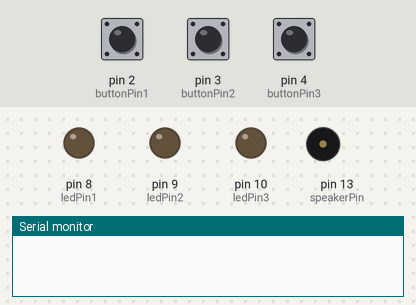
Simulated run of this sketch. Board: Arduino Uno, built with avr-gcc and run on an emulated ATmega328P. On the bench: output pins drawn as LEDs (lit = HIGH), buzzer (waves = sounding), the last lines printed to the serial monitor. The test bench sets the inputs (shaded band); at power-on: pin 2 (buttonPin1) LOW, pin 3 (buttonPin2) LOW, pin 4 (buttonPin3) LOW.

Above: at 1.2 s.
1.3 s: pin 2 (buttonPin1) pulled HIGH for 0.15 s
At 2.8 s:
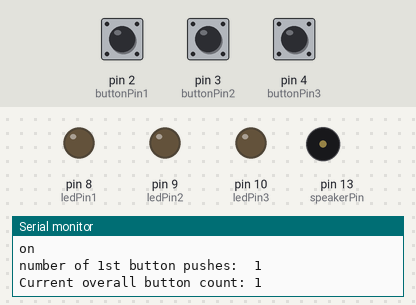
3.1 s: pin 3 (buttonPin2) pulled HIGH for 0.15 s
At 3.32 s:
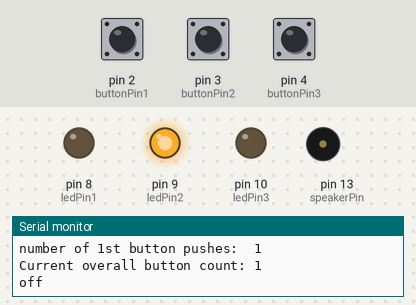
4.9 s: pin 4 (buttonPin3) pulled HIGH for 0.15 s
At 5.6 s:
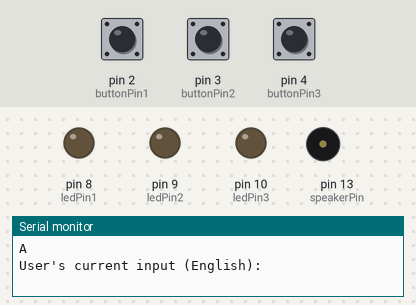
6.6 s: pin 4 (buttonPin3) pulled HIGH for 3.2 s
At 11.0 s:
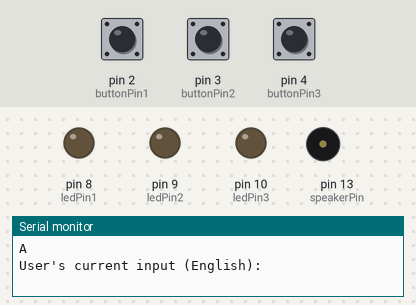
11.3 s: pin 2 (buttonPin1) pulled HIGH for 1 s
At 13.0 s:
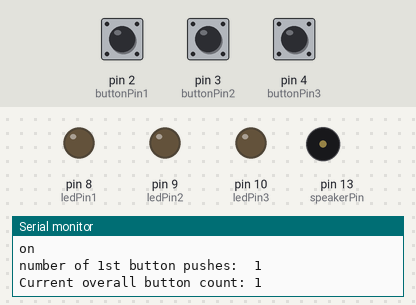
13.9 s: pin 2 (buttonPin1) pulled HIGH for 3.2 s
At 17.9 s:
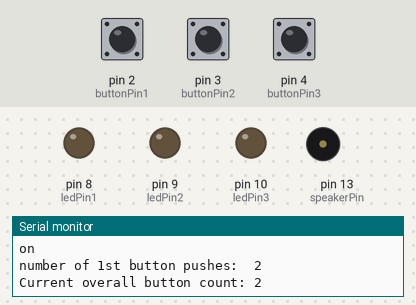
Timing chart, 0 to 19.4 s (numbered marks = the images above; inputs shaded):
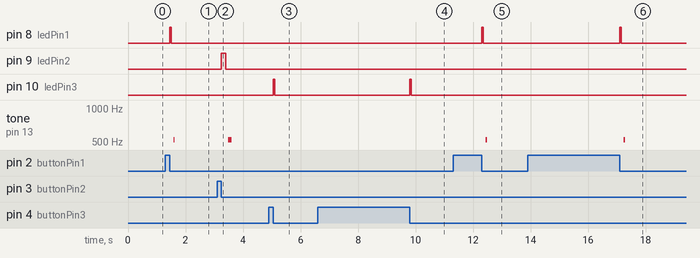

Measured:
- after the input at 1.3 s, pin 8 (ledPin1): LOW → HIGH after 0.15 s, → LOW 0.05 s later; tone on pin 13 (speakerPin): silent → 521 Hz after 0.29 s, → silent 0.04 s later
- after the input at 3.1 s, pin 9 (ledPin2): LOW → HIGH after 0.15 s, → LOW 0.15 s later; tone on pin 13 (speakerPin): silent → 521 Hz after 0.39 s, → silent 0.12 s later
- after the input at 4.9 s, pin 10 (ledPin3): LOW → HIGH after 0.15 s, → LOW 0.05 s later
- after the input at 6.6 s, pin 10 (ledPin3): LOW → HIGH after 3.2 s, → LOW 0.05 s later
- after the input at 11.3 s, pin 8 (ledPin1): LOW → HIGH after 1.0 s, → LOW 0.05 s later; tone on pin 13 (speakerPin): silent → 521 Hz after 1.1 s, → silent 0.04 s later
- after the input at 13.9 s, pin 8 (ledPin1): LOW → HIGH after 3.2 s, → LOW 0.05 s later; tone on pin 13 (speakerPin): silent → 521 Hz after 3.3 s, → silent 0.04 s later

The sketch:

Morse_Code_Single_Character.ino
```cpp
int speakerPin = 13;

const int dotBeat = 30;
const int dashBeat = 3 * dotBeat;
int length = 1; // the number of notes
char notes[] = "C"; // a space represents a rest
int beats[] = {1};
int tempo = 300;

void playTone(int tone, int duration) {
  for (long i = 0; i < duration * 1000L; i += tone * 2) {
    digitalWrite(speakerPin, HIGH);
    delayMicroseconds(tone);
    digitalWrite(speakerPin, LOW);
    delayMicroseconds(tone);
  }
}

void playNote(char note, int duration) {
  char names[] = { 'C' };
  int tones[] = { 956 };

  // play the tone corresponding to the note name
  for (int i = 0; i < 1; i++) {
    if (names[i] == note) {
      playTone(tones[i], duration);
    }
  }
}


/////////////////////////////////////////////////////////////////////////////

const int buttonPin1 = 2;
const int buttonPin2 = 3;
const int buttonPin3 = 4;
const int ledPin1 = 8;
const int ledPin2 = 9;
const int ledPin3 = 10;

int dotLED = 50; // A dot is one time unit (50 ms); can adjust as needed.
int dashLED = 3 * dotLED; // In morse code, a dash is three time units.

int buttonPushCounter1 = 0;
int buttonState1 = 0;
int lastButtonState1 = 0;

int buttonPushCounter2 = 0;
int buttonState2 = 0;
int lastButtonState2 = 0;

int buttonPushCounter3 = 0;
int buttonState3 = 0;
int lastButtonState3 = 0;

// Array to hold the chars
char singleMorse[] = "     ";
char* morseCode[] = {".-   ", "-... ", "-.-. ", "-..  ", ". ", "..-. ", "--.  ", ".... ", "..   ", // A-I
".--- ", "-.-  ", ".-.. ", "--   ", "-.   ", "---  ", ".--. ", "--.- ", ".-.  ", // J-R
"...  ", "-    ", "..-  ", "...- ", ".--  ", "-..- ", "-.-- ", "--.. ", // S-Z
"-----", ".----", "..---", "...--", "....-", ".....", // 0-5
"-....", "--...", "---..", "----.", // 6-9
"     " // Space
};

// This array contains the letters and numbers that the user input will be translated to.
char alphaNum[] = { 'A', 'B', 'C', 'D', 'E', 'F', 'G', 'H', 'I',
'J', 'K', 'L', 'M', 'N', 'O', 'P', 'Q', 'R',
'S', 'T', 'U', 'V', 'W', 'X', 'Y', 'Z',
'0', '1', '2', '3', '4', '5',
'6', '7', '8', '9'};

// This array contains the final user text:
char userText[] = "          ";
// We need a variable to keep track of which indice of userText to add a char.
int textIndex = 0;


void setup() {
 pinMode(speakerPin, OUTPUT);

 pinMode(buttonPin1, INPUT);
 pinMode(ledPin1, OUTPUT);
 Serial.begin(9600);

 pinMode(buttonPin2, INPUT);
 pinMode(ledPin2, OUTPUT);
 Serial.begin(9600);

 pinMode(buttonPin3, INPUT);
 pinMode(ledPin3, OUTPUT);
 Serial.begin(9600);
}

void loop() {
 buttonState1 = digitalRead(buttonPin1);

 if (buttonState1 != lastButtonState1) {
   if (buttonState1 == LOW) {
     // First, turn on the LED briefly to signify that the button was pressed.
     digitalWrite(ledPin1, HIGH);   // turn the LED on (HIGH is the voltage level)
     delay(dotLED);
     digitalWrite(ledPin1, LOW);
     delay(dotLED);
     // Also, briefly play a note to correspond with the appropriate character:
     playNote(notes[0], dotBeat);


     buttonPushCounter1++;
     Serial.println("on");
     Serial.print("number of 1st button pushes:  ");
     Serial.println(buttonPushCounter1);
     // We need to "translate" a button bush into the appropiate character: - or .
     singleMorse[(buttonPushCounter1 + buttonPushCounter2) - 1] = '.';

     Serial.print("Current overall button count: ");
     Serial.println(buttonPushCounter1 + buttonPushCounter2);
     if ((buttonPushCounter1 + buttonPushCounter2) == 5) { // This branch is entered if the user has already entered 5 inputs.
        Serial.print("Current morse code entry: ");
        for (int i = 0; i < 5; i++) {
          Serial.print(singleMorse[i]);
        }
        Serial.println("");
       // IMPORTANT: Translate: We do this by comparing the user input (singleMorse) a "library" of morse code Arrays.
       for(int i = 0; i < 37; i++) {
         if (strcmp(singleMorse, morseCode[i]) == 0) {
            Serial.println("Match!");
            Serial.println(alphaNum[i]);

//            // Fill userText index with the appropiate character.
//            userText[textIndex] = alphaNum[i];
//            textIndex++; //We increment the variable to show that a translation has occured.
         }
         else {
            // No match found.
         }
       }
       buttonPushCounter1 = 0; // Reset buttonPushCounter1 to zero
       buttonPushCounter2 = 0; // Reset buttonPushCounter2 to zero
       Serial.println("(buttonPushCounters 1 and 2 have been reset to zero.)");
       //singleMorse[] = "     "; // IMPORTANT: Array must be blanked before every entry.
     }

   }
   else {
     Serial.println("off");
   }
   delay(50);
 }
 lastButtonState1 = buttonState1;


 buttonState2 = digitalRead(buttonPin2);

 if (buttonState2 != lastButtonState2) {
   if (buttonState2 == LOW) {
    // First, turn on the LED briefly to signify that the button was pressed.
     digitalWrite(ledPin2, HIGH);   // turn the LED on (HIGH is the voltage level)
     delay(dashLED);
     digitalWrite(ledPin2, LOW);
     delay(dotLED);
     // Also, briefly play a note to correspond with the appropriate character:
     playNote(notes[0], dashBeat);

     buttonPushCounter2++;
     Serial.println("on");
     Serial.print("number of 2nd button pushes:  ");
     Serial.println(buttonPushCounter2);
    // We need to "translate" a button bush into the appropiate character: - or .
     singleMorse[(buttonPushCounter1 + buttonPushCounter2) - 1] = '-';

     Serial.print("Current overall button count: ");
     Serial.println(buttonPushCounter1 + buttonPushCounter2);
     if ((buttonPushCounter1 + buttonPushCounter2) == 5) {
        Serial.print("Current morse code entry: ");
        for (int i = 0; i < 5; i++) {
          Serial.print(singleMorse[i]);
        }
        Serial.println("");
        // IMPORTANT: Translate: We do this by comparing the user input (singleMorse) a "library" of morse code Arrays.
        for(int i = 0; i < 37; i++) {
          if (strcmp(singleMorse, morseCode[i]) == 0) {
            Serial.println("Match!");
            Serial.println(alphaNum[i]);
          }
          else {
          // No match found.
          }
        }
        buttonPushCounter1 = 0; // Reset buttonPushCounter1 to zero
        buttonPushCounter2 = 0; // Reset buttonPushCounter2 to zero
        Serial.println("(buttonPushCounters 1 and 2 have been reset to zero.)");
     }
   }
   else {
     Serial.println("off");
   }
   delay(50);
 }
 lastButtonState2 = buttonState2;


 buttonState3 = digitalRead(buttonPin3);

 if (buttonState3 != lastButtonState3) {
   if (buttonState3 == LOW) {
    // First, turn on the LED briefly to signify that the button was pressed.
     digitalWrite(ledPin3, HIGH);   // turn the LED on (HIGH is the voltage level)
     delay(50);
     digitalWrite(ledPin3, LOW);
     buttonPushCounter3++;
     Serial.println("on");
     Serial.print("number of 3rd button pushes:  ");
     Serial.println(buttonPushCounter3);
     buttonPushCounter1 = 0; // Reset buttonPushCounter1 to zero
     buttonPushCounter2 = 0; // Reset buttonPushCounter2 to zero
     Serial.println("(buttonPushCounters 1 and 2 have been reset to zero.)");
     Serial.print("Current morse code entry: ");
     for (int i = 0; i < 5; i++) {
        Serial.print(singleMorse[i]);
     }
     Serial.println("");
     // IMPORTANT: Translate: We do this by comparing the user input (singleMorse) a "library" of morse code Arrays.
     for(int i = 0; i < 37; i++) {
       if (strcmp(singleMorse, morseCode[i]) == 0) {
          Serial.println("Match!");
          Serial.println(alphaNum[i]);
       }
       else {
            // No match found.
       }
     }
     Serial.println("User's current input (English): ");
     for(int i = 0; i < 10; i++) {
       Serial.print(userText[i]);
     } //This doesn't work because you need an overall counter to decide where to put this letter
   }
   else {
     Serial.println("off");
   }

   delay(50);
 }
 lastButtonState3 = buttonState3;
}
```
